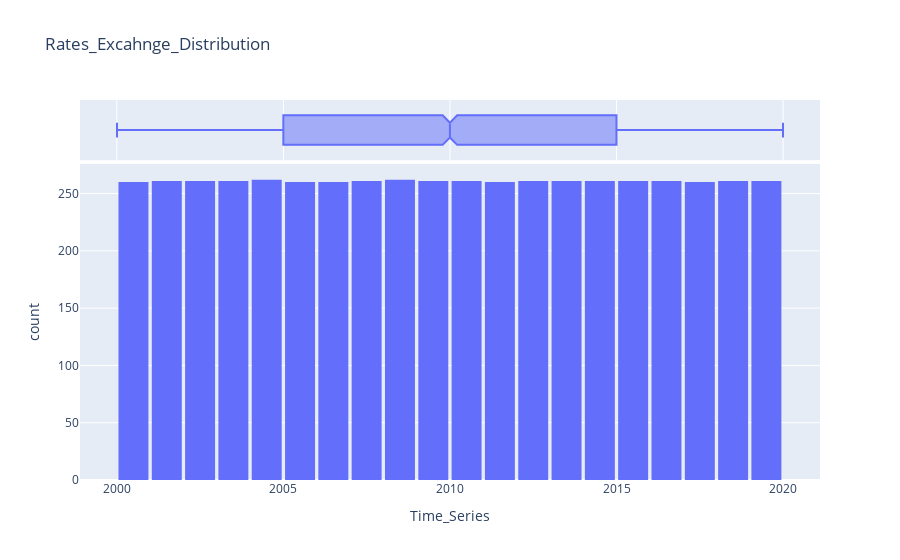

Notebook code cell kept with this figure:
### Code cell
fig = px.histogram(Rates, 
                   x = 'Time_Series',
                   marginal = 'box',
                   nbins = 20,
                   title = 'Rates_Excahnge_Distribution')
fig.update_layout(bargap = 0.1)
fig.show()

### Figure 1 — Plotly figure (JSON) as saved in the notebook; plotly's stock layout.template omitted (floating-point values rounded to 4 significant figures; data arrays with more than 128 entries replaced by an {"elided": "..."} marker saying what was removed)
{"data": [{"alignmentgroup": "True", "bingroup": "x", "hovertemplate": "Time_Series=%{x}<br>count=%{y}<extra></extra>", "legendgroup": "", "marker": {"color": "#636efa", "pattern": {"shape": ""}}, "name": "", "nbinsx": 20, "offsetgroup": "", "orientation": "v", "showlegend": false, "type": "histogram", "x": {"elided": "5217 str values"}, "xaxis": "x", "yaxis": "y"}, {"alignmentgroup": "True", "hovertemplate": "Time_Series=%{x}<extra></extra>", "legendgroup": "", "marker": {"color": "#636efa"}, "name": "", "notched": true, "offsetgroup": "", "showlegend": false, "type": "box", "x": {"elided": "5217 str values"}, "xaxis": "x2", "yaxis": "y2"}], "layout": {"bargap": 0.1, "barmode": "relative", "legend": {"tracegroupgap": 0}, "title": {"text": "Rates_Excahnge_Distribution"}, "xaxis": {"anchor": "y", "domain": [0, 1], "title": {"text": "Time_Series"}}, "xaxis2": {"anchor": "y2", "domain": [0, 1], "matches": "x", "showgrid": true, "showticklabels": false}, "yaxis": {"anchor": "x", "domain": [0, 0.8316], "title": {"text": "count"}}, "yaxis2": {"anchor": "x2", "domain": [0.8416, 1], "matches": "y2", "showgrid": false, "showline": false, "showticklabels": false, "ticks": ""}}}
